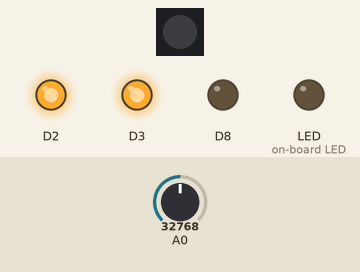
Recording of a program running on a simulated CircuitPython board. Parts: 1 RGB LEDs in strip order, left to right, output pins drawn as LEDs (lit = HIGH). Inputs (shaded band) come from the test bench; at power-on: A0 = 32768 (analog values on the 0–65535 scale). USB keyboard and mouse output is not drawn; what the program prints to the serial console is not drawn.

Above: at 0.1 s.
At 1.1 s:
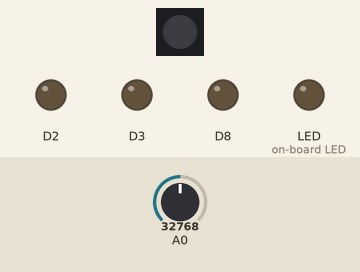
Timing chart, 0 to 2.6 s (numbered marks = the images above):
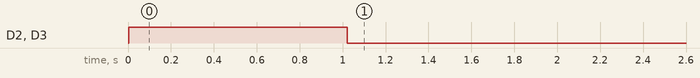

The program:

code.py
```python
"""
Page Turner
"""

from rp2040_util import (
    Gadget,
    HIDKeyboard,
    Keycode,
    board,
    gadget_main,
)

# Pins.
PULSE_LAMP_PIN = board.LED
STATUS_LAMP_PIN = board.NEOPIXEL
PGDN_LAMP_PIN = board.D2
PGUP_LAMP_PIN = board.D3
USB_DISK_SWITCH_PIN = board.D7
USB_DISK_LAMP_PIN = board.D8
TAP_INPUT_PIN = board.A0

# Parameters.
SLEEP_SECS = .02
PULSE_LAMP_FLASH_SECS = .5
STATUS_BRIGHTNESS = 0.1
STATUS_COLOR_SINGLE_TAP = (255, 0, 0)
STATUS_COLOR_DOUBLE_TAP = (0, 255, 0)
STATUS_LAMP_ON_SECS = 1.0
PGXX_LAMP_ON_SECS = 1.0


class PageTurner(Gadget):

    def __init__(self, controller):
        super().__init__(controller)
        self.pulse_lamp = self.controller.lamp(
            PULSE_LAMP_PIN,
            on_secs=PULSE_LAMP_FLASH_SECS,
            off_secs=PULSE_LAMP_FLASH_SECS,
        )
        self.status_lamp = self.controller.multicolor_lamp(
            STATUS_LAMP_PIN,
            brightness=STATUS_BRIGHTNESS,
            on_secs=STATUS_LAMP_ON_SECS,
        )
        self.pgdn_lamp = self.controller.lamp(
            PGDN_LAMP_PIN,
            on_secs=PGXX_LAMP_ON_SECS,
        )
        self.pgup_lamp = self.controller.lamp(
            PGUP_LAMP_PIN,
            on_secs=PGXX_LAMP_ON_SECS,
        )
        self.usb_drive_lamp = self.controller.lamp(
            USB_DISK_LAMP_PIN,
        )
        self.hid_keyboard = HIDKeyboard()
        self.tap_input = self.controller.tap_input(board.A0)

    def init(self):
        # Indicate that the CIRCUITPY drive is mounted.
        if self.controller.is_circuitpy_mounted():
            self.usb_drive_lamp.turn_on()
        # Host may be disconnected at startup. Connect USB HID keyboard when host connects.
        if self.hid_keyboard.check_connected():
            self.pgdn_lamp.turn_on()
            self.pgup_lamp.turn_on()

    def poll(self):
        # Handle tap input. Look for finalized single/double taps when released.
        if self.tap_input.check_released():
            tap_count = self.tap_input.check_taps()
            if tap_count == 1:
                print('page down')
                self.hid_keyboard.send_keys(Keycode.PAGE_DOWN)
                self.pgdn_lamp.turn_on()
                self.status_lamp.set_color(STATUS_COLOR_SINGLE_TAP)
                self.status_lamp.turn_on()
            elif tap_count == 2:
                print('page up')
                self.hid_keyboard.send_keys(Keycode.PAGE_UP)
                self.pgup_lamp.turn_on()
                self.status_lamp.set_color(STATUS_COLOR_DOUBLE_TAP)
                self.status_lamp.turn_on()


gadget_main(SLEEP_SECS, PageTurner)
```

rp2040_util.py
```python
"""
RP2040 utility classes, etc..

Common code for managing a gadget and its connected components.
"""

# noinspection PyUnresolvedReferences
import board
import digitalio
import neopixel
import storage
import supervisor
import time
import usb_hid
from adafruit_hid.keyboard import Keyboard
# noinspection PyUnresolvedReferences
from adafruit_hid.keycode import Keycode
from analogio import AnalogIn

TAP_VALUE_THRESHOLD = 1000
TAP_MIN_SECS = .05
TAP_CAPTURE_SECS = 0.5


class Heartbeat:

    def __init__(self):
        self.time = time.monotonic()

    def tick(self):
        self.time = time.monotonic()


class TimedDevice:

    def __init__(self, heartbeat):
        self.heartbeat = heartbeat


class Tap:
    def __init__(self, start):
        self.start = start
        self.end = None


class TapInput(TimedDevice):

    def __init__(self, pin, heartbeat):
        self.device = AnalogIn(pin)
        self.taps = None
        super().__init__(heartbeat)

    def check_released(self):
        tapped = self.device.value < TAP_VALUE_THRESHOLD

        # Wait for an initial tap to release when starting up.
        if self.taps is None:
            if not tapped:
                self.taps = []
            return False

        if tapped:
            # Add new Tap if handling first one or previous one was finalized.
            if not self.taps or self.taps[-1].end is not None:
                self.taps.append(Tap(self.heartbeat.time))
            # Nothing for caller to do while tapped.
            return False

        # Finalize unfinished last tap or remove short tap as appropriate.
        if self.taps and self.taps[-1].end is None:
            if self.heartbeat.time - self.taps[-1].start >= TAP_MIN_SECS:
                self.taps[-1].end = self.heartbeat.time
            else:
                print('short tap ignored')
                self.taps.pop()

        # Nothing to do if no taps are saved.
        if not self.taps:
            return False

        # Wait for end of capture window before checking taps.
        if self.heartbeat.time - self.taps[0].start < TAP_CAPTURE_SECS:
            return False

        # Caller can continue tap processing when released.
        return True

    def check_taps(self):
        # More than 2 pending taps is handled as double tap.
        tap_count = min(len(self.taps), 2)
        self.taps = []
        return tap_count


class LampBase(TimedDevice):

    def __init__(self, device, heartbeat, on_secs=None, off_secs=None, is_on=False):
        self.device = device
        self.on_secs = on_secs
        self.off_secs = off_secs
        self.is_on = is_on
        self.on_time = None
        self.off_time = None
        super().__init__(heartbeat)

    def update(self):
        if self.is_on:
            if self.off_time and self.heartbeat.time >= self.off_time:
                self.turn_off()
        else:
            if self.on_time and self.heartbeat.time >= self.on_time:
                self.turn_on()

    def turn_on(self):
        self.on_turn_on()
        self.is_on = True
        if self.on_secs is not None:
            self.off_time = self.heartbeat.time + self.on_secs
        else:
            self.off_time = None

    def turn_off(self):
        self.on_turn_off()
        self.is_on = False
        if self.off_secs is not None:
            self.on_time = self.heartbeat.time + self.off_secs
        else:
            self.on_time = None

    def on_turn_on(self):
        raise NotImplementedError

    def on_turn_off(self):
        raise NotImplementedError


class Lamp(LampBase):

    def __init__(self, pin, heartbeat, on_secs=None, off_secs=None):
        device = digitalio.DigitalInOut(pin)
        device.direction = digitalio.Direction.OUTPUT
        super().__init__(device, heartbeat, on_secs=on_secs, off_secs=off_secs, is_on=device.value)

    def on_turn_on(self):
        self.device.value = True

    def on_turn_off(self):
        self.device.value = False


class MulticolorLamp(LampBase):

    def __init__(self, pin, heartbeat, brightness=1.0, on_secs=None, off_secs=None, color=None):
        device = neopixel.NeoPixel(pin, 1, brightness=brightness, auto_write=True)
        super().__init__(device, heartbeat, on_secs=on_secs, off_secs=off_secs)
        self.color = color

    def set_color(self, color):
        self.color = color

    def on_turn_on(self):
        if self.color is not None:
            self.device.fill(self.color)

    def on_turn_off(self):
        self.device.fill(0)


class HIDKeyboard:

    def __init__(self):
        self.device = None

    def check_connected(self):
        if self.device is None and supervisor.runtime.usb_connected:
            print('USB host connected')
            self.device = Keyboard(usb_hid.devices)
        return self.device is not None

    def send_keys(self, *keycodes):
        if self.check_connected():
            self.device.send(*keycodes)


class Controller:

    def __init__(self, heartbeat):
        self.heartbeat = heartbeat
        self.lamps = []

    def lamp(self, pin, on_secs=None, off_secs=None):
        self.lamps.append(
            Lamp(pin,
                 self.heartbeat,
                 on_secs=on_secs,
                 off_secs=off_secs),
        )
        return self.lamps[-1]

    def multicolor_lamp(self, pin, brightness=1.0, on_secs=None, off_secs=None, color=None):
        self.lamps.append(
            MulticolorLamp(pin,
                           self.heartbeat,
                           brightness=brightness,
                           on_secs=on_secs,
                           off_secs=off_secs,
                           color=color),
        )
        return self.lamps[-1]

    def tap_input(self, pin):
        return TapInput(pin, self.heartbeat)

    @staticmethod
    def is_circuitpy_mounted():
        return storage.getmount('/').readonly


class Gadget:

    def __init__(self, controller):
        self.controller = controller

    def init(self):
        raise NotImplementedError

    def poll(self):
        raise NotImplementedError


def gadget_main(sleep_secs, gadget_class, *gadget_args, **gadget_kwargs):
    heartbeat = Heartbeat()
    controller = Controller(heartbeat)
    gadget = gadget_class(controller, *gadget_args, **gadget_kwargs)
    gadget.init()
    while True:
        time.sleep(sleep_secs)
        heartbeat.tick()
        for lamp in controller.lamps:
            lamp.update()
        gadget.poll()
```

Measured:
- by itself, D2, D3: HIGH → LOW at 1.0 s
